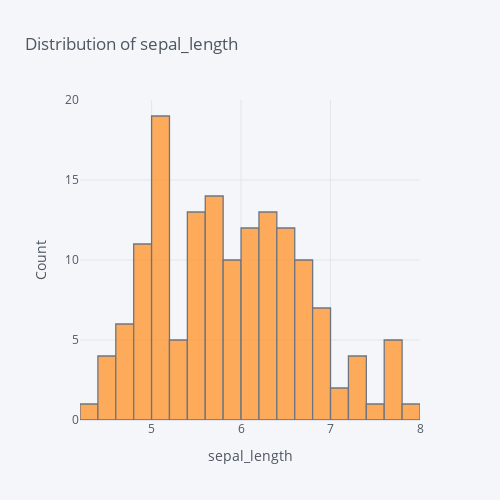
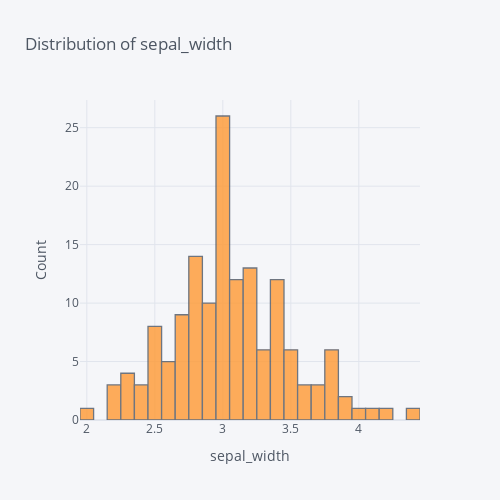
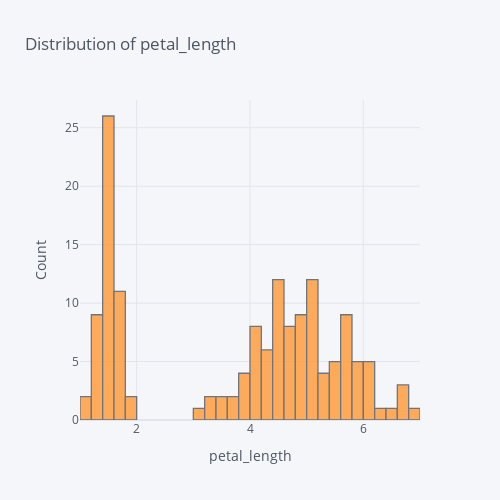
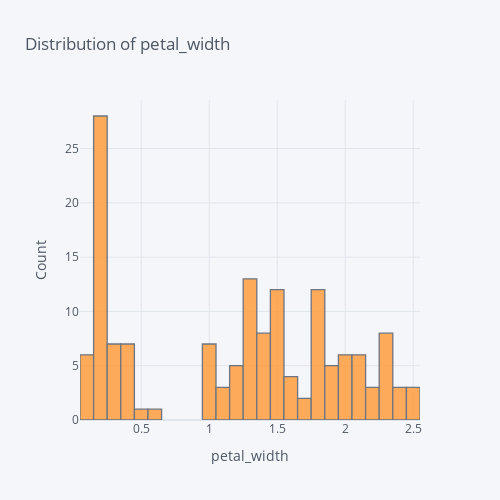

These figures' notebook cell, in order:
### Code cell
# Plot the distributions using cufflinks and Plotly
for col in cols_with_missing_values:
    fig=df[col].iplot(kind='histogram', title=f'Distribution of {col}',
                       xTitle=col, yTitle='Count',
                       bins=30, dimensions=(500, 500), asFigure=True)
    fig.update_layout(showlegend=False)

    # Show the histogram
    fig.show()

### Figure 1 — Plotly figure (JSON) as saved in the notebook; plotly's stock layout.template omitted (floating-point values rounded to 4 significant figures; data arrays with more than 128 entries replaced by an {"elided": "..."} marker saying what was removed)
{"data": [{"histfunc": "count", "histnorm": "", "marker": {"color": "rgba(255, 153, 51, 1.0)", "line": {"color": "#4D5663", "width": 1.3}}, "name": "sepal_length", "nbinsx": 30, "opacity": 0.8, "orientation": "v", "type": "histogram", "x": {"elided": "150 float values"}}], "layout": {"barmode": "overlay", "height": 500, "legend": {"bgcolor": "#F5F6F9", "font": {"color": "#4D5663"}}, "paper_bgcolor": "#F5F6F9", "plot_bgcolor": "#F5F6F9", "showlegend": false, "title": {"font": {"color": "#4D5663"}, "text": "Distribution of sepal_length"}, "width": 500, "xaxis": {"autorange": true, "gridcolor": "#E1E5ED", "range": [4.2, 8], "showgrid": true, "tickfont": {"color": "#4D5663"}, "title": {"font": {"color": "#4D5663"}, "text": "sepal_length"}, "type": "linear", "zerolinecolor": "#E1E5ED"}, "yaxis": {"autorange": true, "gridcolor": "#E1E5ED", "range": [0, 20], "showgrid": true, "tickfont": {"color": "#4D5663"}, "title": {"font": {"color": "#4D5663"}, "text": "Count"}, "zerolinecolor": "#E1E5ED"}}}

### Figure 2 — Plotly figure (JSON) as saved in the notebook; plotly's stock layout.template omitted (floating-point values rounded to 4 significant figures; data arrays with more than 128 entries replaced by an {"elided": "..."} marker saying what was removed)
{"data": [{"histfunc": "count", "histnorm": "", "marker": {"color": "rgba(255, 153, 51, 1.0)", "line": {"color": "#4D5663", "width": 1.3}}, "name": "sepal_width", "nbinsx": 30, "opacity": 0.8, "orientation": "v", "type": "histogram", "x": {"elided": "150 float values"}}], "layout": {"barmode": "overlay", "height": 500, "legend": {"bgcolor": "#F5F6F9", "font": {"color": "#4D5663"}}, "paper_bgcolor": "#F5F6F9", "plot_bgcolor": "#F5F6F9", "showlegend": false, "title": {"font": {"color": "#4D5663"}, "text": "Distribution of sepal_width"}, "width": 500, "xaxis": {"autorange": true, "gridcolor": "#E1E5ED", "range": [1.95, 4.45], "showgrid": true, "tickfont": {"color": "#4D5663"}, "title": {"font": {"color": "#4D5663"}, "text": "sepal_width"}, "type": "linear", "zerolinecolor": "#E1E5ED"}, "yaxis": {"autorange": true, "gridcolor": "#E1E5ED", "range": [0, 27.37], "showgrid": true, "tickfont": {"color": "#4D5663"}, "title": {"font": {"color": "#4D5663"}, "text": "Count"}, "zerolinecolor": "#E1E5ED"}}}

### Figure 3 — Plotly figure (JSON) as saved in the notebook; plotly's stock layout.template omitted (floating-point values rounded to 4 significant figures; data arrays with more than 128 entries replaced by an {"elided": "..."} marker saying what was removed)
{"data": [{"histfunc": "count", "histnorm": "", "marker": {"color": "rgba(255, 153, 51, 1.0)", "line": {"color": "#4D5663", "width": 1.3}}, "name": "petal_length", "nbinsx": 30, "opacity": 0.8, "orientation": "v", "type": "histogram", "x": {"elided": "150 float values"}}], "layout": {"barmode": "overlay", "height": 500, "legend": {"bgcolor": "#F5F6F9", "font": {"color": "#4D5663"}}, "paper_bgcolor": "#F5F6F9", "plot_bgcolor": "#F5F6F9", "showlegend": false, "title": {"font": {"color": "#4D5663"}, "text": "Distribution of petal_length"}, "width": 500, "xaxis": {"autorange": true, "gridcolor": "#E1E5ED", "range": [1.0, 7], "showgrid": true, "tickfont": {"color": "#4D5663"}, "title": {"font": {"color": "#4D5663"}, "text": "petal_length"}, "type": "linear", "zerolinecolor": "#E1E5ED"}, "yaxis": {"autorange": true, "gridcolor": "#E1E5ED", "range": [0, 27.37], "showgrid": true, "tickfont": {"color": "#4D5663"}, "title": {"font": {"color": "#4D5663"}, "text": "Count"}, "zerolinecolor": "#E1E5ED"}}}

### Figure 4 — Plotly figure (JSON) as saved in the notebook; plotly's stock layout.template omitted (floating-point values rounded to 4 significant figures; data arrays with more than 128 entries replaced by an {"elided": "..."} marker saying what was removed)
{"data": [{"histfunc": "count", "histnorm": "", "marker": {"color": "rgba(255, 153, 51, 1.0)", "line": {"color": "#4D5663", "width": 1.3}}, "name": "petal_width", "nbinsx": 30, "opacity": 0.8, "orientation": "v", "type": "histogram", "x": {"elided": "150 float values"}}], "layout": {"barmode": "overlay", "height": 500, "legend": {"bgcolor": "#F5F6F9", "font": {"color": "#4D5663"}}, "paper_bgcolor": "#F5F6F9", "plot_bgcolor": "#F5F6F9", "showlegend": false, "title": {"font": {"color": "#4D5663"}, "text": "Distribution of petal_width"}, "width": 500, "xaxis": {"autorange": true, "gridcolor": "#E1E5ED", "range": [0.05, 2.55], "showgrid": true, "tickfont": {"color": "#4D5663"}, "title": {"font": {"color": "#4D5663"}, "text": "petal_width"}, "type": "linear", "zerolinecolor": "#E1E5ED"}, "yaxis": {"autorange": true, "gridcolor": "#E1E5ED", "range": [0, 29.47], "showgrid": true, "tickfont": {"color": "#4D5663"}, "title": {"font": {"color": "#4D5663"}, "text": "Count"}, "zerolinecolor": "#E1E5ED"}}}
